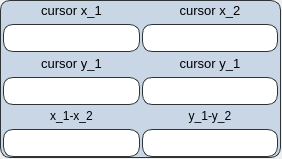
<?xml version="1.0" encoding="UTF-8"?>
<ui version="4.0">
 <class>showdata</class>
 <widget class="QWidget" name="showdata">
  <property name="geometry">
   <rect>
    <x>0</x>
    <y>0</y>
    <width>282</width>
    <height>159</height>
   </rect>
  </property>
  <property name="windowTitle">
   <string>Form</string>
  </property>
  <widget class="QFrame" name="frame">
   <property name="geometry">
    <rect>
     <x>0</x>
     <y>0</y>
     <width>281</width>
     <height>158</height>
    </rect>
   </property>
   <property name="styleSheet">
    <string notr="true">#frame{border:1px solid;
border-radius:10px;
border-color: rgb(46, 52, 54);
background-color: rgba(114, 159, 207,80);}
#lineEdit{border:1px solid;
border-radius:10px;
border-color: rgb(46, 52, 54);}
#lineEdit_2{border:1px solid;
border-radius:10px;
border-color: rgb(46, 52, 54);}
#lineEdit_3{border:1px solid;
border-radius:10px;
border-color: rgb(46, 52, 54);}
#lineEdit_4{border:1px solid;
border-radius:10px;
border-color: rgb(46, 52, 54);}
#lineEdit_5{border:1px solid;
border-radius:10px;
border-color: rgb(46, 52, 54);}
#lineEdit_6{border:1px solid;
border-radius:10px;
border-color: rgb(46, 52, 54);}</string>
   </property>
   <property name="frameShape">
    <enum>QFrame::StyledPanel</enum>
   </property>
   <property name="frameShadow">
    <enum>QFrame::Raised</enum>
   </property>
   <layout class="QGridLayout" name="gridLayout_2">
    <property name="leftMargin">
     <number>2</number>
    </property>
    <property name="topMargin">
     <number>2</number>
    </property>
    <property name="rightMargin">
     <number>2</number>
    </property>
    <property name="bottomMargin">
     <number>2</number>
    </property>
    <property name="horizontalSpacing">
     <number>2</number>
    </property>
    <item row="0" column="0" colspan="2">
     <widget class="QLabel" name="label_2">
      <property name="font">
       <font>
        <pointsize>10</pointsize>
        <underline>false</underline>
       </font>
      </property>
      <property name="focusPolicy">
       <enum>Qt::NoFocus</enum>
      </property>
      <property name="layoutDirection">
       <enum>Qt::RightToLeft</enum>
      </property>
      <property name="styleSheet">
       <string notr="true"/>
      </property>
      <property name="text">
       <string>cursor x_1</string>
      </property>
      <property name="alignment">
       <set>Qt::AlignCenter</set>
      </property>
     </widget>
    </item>
    <item row="0" column="2" colspan="2">
     <widget class="QLabel" name="label_3">
      <property name="font">
       <font>
        <pointsize>10</pointsize>
       </font>
      </property>
      <property name="styleSheet">
       <string notr="true"/>
      </property>
      <property name="text">
       <string>cursor x_2</string>
      </property>
      <property name="alignment">
       <set>Qt::AlignCenter</set>
      </property>
     </widget>
    </item>
    <item row="1" column="0" colspan="2">
     <widget class="QLineEdit" name="lineEdit">
      <property name="minimumSize">
       <size>
        <width>0</width>
        <height>28</height>
       </size>
      </property>
      <property name="font">
       <font>
        <pointsize>7</pointsize>
       </font>
      </property>
     </widget>
    </item>
    <item row="1" column="2" colspan="2">
     <widget class="QLineEdit" name="lineEdit_2">
      <property name="minimumSize">
       <size>
        <width>0</width>
        <height>28</height>
       </size>
      </property>
      <property name="font">
       <font>
        <pointsize>7</pointsize>
       </font>
      </property>
     </widget>
    </item>
    <item row="2" column="0" colspan="2">
     <widget class="QLabel" name="label">
      <property name="font">
       <font>
        <pointsize>10</pointsize>
       </font>
      </property>
      <property name="styleSheet">
       <string notr="true"/>
      </property>
      <property name="text">
       <string>cursor y_1</string>
      </property>
      <property name="alignment">
       <set>Qt::AlignCenter</set>
      </property>
     </widget>
    </item>
    <item row="2" column="2" colspan="2">
     <widget class="QLabel" name="label_4">
      <property name="font">
       <font>
        <pointsize>10</pointsize>
       </font>
      </property>
      <property name="styleSheet">
       <string notr="true"/>
      </property>
      <property name="text">
       <string>cursor y_1</string>
      </property>
      <property name="alignment">
       <set>Qt::AlignCenter</set>
      </property>
     </widget>
    </item>
    <item row="3" column="0" colspan="2">
     <widget class="QLineEdit" name="lineEdit_3">
      <property name="minimumSize">
       <size>
        <width>0</width>
        <height>28</height>
       </size>
      </property>
      <property name="font">
       <font>
        <pointsize>7</pointsize>
       </font>
      </property>
     </widget>
    </item>
    <item row="3" column="2" colspan="2">
     <widget class="QLineEdit" name="lineEdit_4">
      <property name="minimumSize">
       <size>
        <width>0</width>
        <height>28</height>
       </size>
      </property>
      <property name="font">
       <font>
        <pointsize>7</pointsize>
       </font>
      </property>
     </widget>
    </item>
    <item row="5" column="2" colspan="2">
     <widget class="QLineEdit" name="lineEdit_6">
      <property name="minimumSize">
       <size>
        <width>0</width>
        <height>28</height>
       </size>
      </property>
      <property name="font">
       <font>
        <pointsize>7</pointsize>
       </font>
      </property>
     </widget>
    </item>
    <item row="5" column="0" colspan="2">
     <widget class="QLineEdit" name="lineEdit_5">
      <property name="minimumSize">
       <size>
        <width>0</width>
        <height>28</height>
       </size>
      </property>
      <property name="font">
       <font>
        <pointsize>7</pointsize>
       </font>
      </property>
     </widget>
    </item>
    <item row="4" column="0" colspan="2">
     <widget class="QLabel" name="label_5">
      <property name="font">
       <font>
        <pointsize>9</pointsize>
       </font>
      </property>
      <property name="styleSheet">
       <string notr="true"/>
      </property>
      <property name="text">
       <string>x_1-x_2</string>
      </property>
      <property name="alignment">
       <set>Qt::AlignCenter</set>
      </property>
     </widget>
    </item>
    <item row="4" column="2" colspan="2">
     <widget class="QLabel" name="label_6">
      <property name="font">
       <font>
        <pointsize>9</pointsize>
       </font>
      </property>
      <property name="styleSheet">
       <string notr="true"/>
      </property>
      <property name="text">
       <string>y_1-y_2</string>
      </property>
      <property name="alignment">
       <set>Qt::AlignCenter</set>
      </property>
     </widget>
    </item>
   </layout>
  </widget>
 </widget>
 <resources/>
 <connections/>
</ui>
